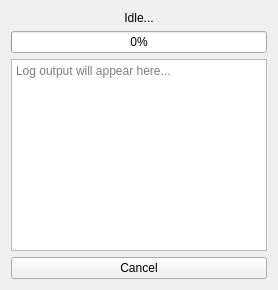
<?xml version="1.0" encoding="UTF-8"?>
<ui version="4.0">
    <class>ProcessPage</class>
    <widget class="QWidget" name="ProcessPage">
        <layout class="QVBoxLayout" name="verticalLayout">
            <item>
                <widget class="QLabel" name="statusLabel">
                    <property name="text">
                        <string>Idle...</string>
                    </property>
                    <property name="alignment">
                        <set>Qt::AlignCenter</set>
                    </property>
                </widget>
            </item>
            <item>
                <widget class="QProgressBar" name="progressBar">
                    <property name="minimum">
                        <number>0</number>
                    </property>
                    <property name="maximum">
                        <number>100</number>
                    </property>
                    <property name="value">
                        <number>0</number>
                    </property>
                    <property name="textVisible">
                        <bool>true</bool>
                    </property>
                </widget>
            </item>
            <item>
                <widget class="QTextEdit" name="logTextEdit">
                    <property name="readOnly">
                        <bool>true</bool>
                    </property>
                    <property name="placeholderText">
                        <string>Log output will appear here...</string>
                    </property>
                </widget>
            </item>
            <item>
                <widget class="QPushButton" name="cancelButton">
                    <property name="text">
                        <string>Cancel</string>
                    </property>
                    <property name="enabled">
                        <bool>true</bool>
                    </property>
                </widget>
            </item>
        </layout>
    </widget>
    <resources />
    <connections />
</ui>
